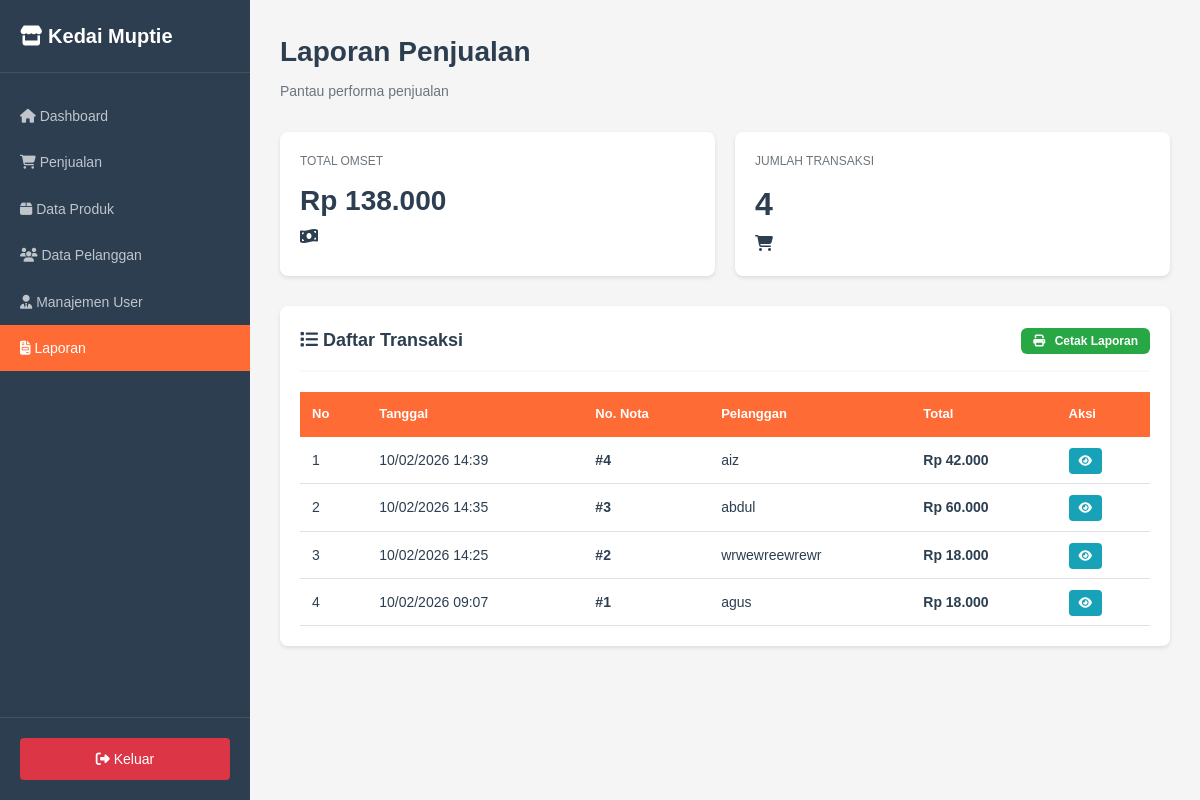
The app's page /kedaimupti/admin/laporan/index.php (signed in) with its own data.
### tables this page shows
CREATE TABLE `penjualan` (
  `PenjualanID` int(11) NOT NULL,
  `TanggalPenjualan` datetime NOT NULL DEFAULT current_timestamp(),
  `TotalHarga` decimal(10,2) NOT NULL,
  `PelangganID` int(11) NOT NULL
);

CREATE TABLE `pelanggan` (
  `PelangganID` int(11) NOT NULL,
  `NamaPelanggan` varchar(255) NOT NULL,
  `Alamat` text NOT NULL,
  `NomorTelepon` varchar(15) NOT NULL
);

### kedaimupti/includes/functions.php (called while the page is built, shortened)
<?php
function formatRupiah($angka) {
    return "Rp " . number_format($angka, 0, ',', '.');
}
?>

### kedaimupti/admin/laporan/index.php (the view, shortened to what this page needs)
<?php
require_once '../../config/database.php';
require_once '../../includes/functions.php';
$dari_tanggal = isset($_GET['dari']) ? $_GET['dari'] : date('Y-m-01');
$sampai_tanggal = isset($_GET['sampai']) ? $_GET['sampai'] : date('Y-m-d');
$laporan = mysqli_query($conn,
    "SELECT p.*, pel.NamaPelanggan
     FROM penjualan p
     LEFT JOIN pelanggan pel ON p.PelangganID = pel.PelangganID
     WHERE DATE(p.TanggalPenjualan) BETWEEN '$dari_tanggal' AND '$sampai_tanggal'
     ORDER BY p.TanggalPenjualan DESC");
$total_omset = mysqli_fetch_assoc(mysqli_query($conn,
    "SELECT SUM(TotalHarga) as total FROM penjualan
     WHERE DATE(TanggalPenjualan) BETWEEN '$dari_tanggal' AND '$sampai_tanggal'"))['total'] ?? 0;
$jumlah_transaksi = mysqli_num_rows($laporan);
?>
<!DOCTYPE html>
<html lang="id">
<head>
    <link rel="stylesheet" href="../../assets/css/style.css">
    <link rel="stylesheet" href="https://cdnjs.cloudflare.com/ajax/libs/font-awesome/6.4.0/css/all.min.css">
</head>
<body>
    <div class="dashboard-wrapper">
        <aside class="sidebar">
            <div class="sidebar-header">
                <div class="sidebar-brand">
                    <i class="fas fa-store"></i>
                    <span>Kedai Muptie</span>
                </div>
            </div>
            <nav class="sidebar-menu">
                <a href="/kedaimupti/admin/dashboard/" class="menu-item">
                    <i class="fas fa-home"></i>
                    <span>Dashboard</span>
                </a>
                <a href="/kedaimupti/admin/penjualan/" class="menu-item">
                    <i class="fas fa-shopping-cart"></i>
                    <span>Penjualan</span>
                </a>
                <a href="/kedaimupti/admin/produk/" class="menu-item">
                    <i class="fas fa-box"></i>
                    <span>Data Produk</span>
                </a>
                <a href="/kedaimupti/admin/pelanggan/" class="menu-item">
                    <i class="fas fa-users"></i>
                    <span>Data Pelanggan</span>
                </a>
                <a href="/kedaimupti/admin/petugas/" class="menu-item">
                    <i class="fas fa-user-tie"></i>
                    <span>Manajemen User</span>
                </a>
                <a href="/kedaimupti/admin/laporan/" class="menu-item active">
                    <i class="fas fa-file-invoice"></i>
                    <span>Laporan</span>
                </a>
            </nav>
            <div class="sidebar-footer">
                <a href="/kedaimupti/auth/logout.php" class="logout-btn">
                    <i class="fas fa-sign-out-alt"></i>
                    <span>Keluar</span>
                </a>
            </div>
        </aside>
        <main class="main-content">
            <div class="content-header">
                <h1 class="page-title">Laporan Penjualan</h1>
                <p class="page-subtitle">Pantau performa penjualan</p>
            </div>
            <div class="stats-grid">
                <div class="stat-card">
                    <div class="stat-card-header">
                        <div>
                            <div class="stat-label">Total Omset</div>
                            <div class="stat-value" style="font-size: 28px;">
                                <?= formatRupiah($total_omset) ?>
                            </div>
                        </div>
                        <div class="stat-card-icon green">
                            <i class="fas fa-money-bill-wave"></i>
                        </div>
                    </div>
                </div>
                <div class="stat-card">
                    <div class="stat-card-header">
                        <div>
                            <div class="stat-label">Jumlah Transaksi</div>
                            <div class="stat-value"><?= $jumlah_transaksi ?></div>
                        </div>
                        <div class="stat-card-icon blue">
                            <i class="fas fa-shopping-cart"></i>
                        </div>
                    </div>
                </div>
            </div>
            <div class="content-card">
                <div class="card-header">
                    <h3 class="card-title">
                        <i class="fas fa-list"></i>
                        Daftar Transaksi
                    </h3>
                    <button onclick="window.print()" class="btn btn-success btn-sm">
                        <i class="fas fa-print"></i> Cetak Laporan
                    </button>
                </div>
                <div class="table-responsive">
                    <table>
                        <thead>
                            <tr>
                                <th>No</th>
                                <th>Tanggal</th>
                                <th>No. Nota</th>
                                <th>Pelanggan</th>
                                <th>Total</th>
                                <th>Aksi</th>
                            </tr>
                        </thead>
                        <tbody>
                            <?php
                            $no = 1;
                            while ($row = mysqli_fetch_assoc($laporan)):
                            ?>
                            <tr>
                                <td><?= $no++ ?></td>
                                <td><?= date('d/m/Y H:i', strtotime($row['TanggalPenjualan'])) ?></td>
                                <td><strong>#<?= $row['PenjualanID'] ?></strong></td>
                                <td><?= $row['NamaPelanggan'] ?? 'Umum' ?></td>
                                <td><strong><?= formatRupiah($row['TotalHarga']) ?></strong></td>
                                <td>
                                    <a href="/kedaimupti/admin/penjualan/detail.php?id=<?= $row['PenjualanID'] ?>"
                                       class="btn-icon btn-info">
                                        <i class="fas fa-eye"></i>
                                    </a>
                                </td>
                            </tr>
                            <?php endwhile; ?>
                        </tbody>
                    </table>
                </div>
            </div>
        </main>
    </div>
</body>
</html>

### kedaimupti/assets/css/style.css (style rules this page uses)
* { margin: 0; padding: 0; box-sizing: border-box; }
:root { --primary: #ff6b35; --primary-dark: #e85a2a; --secondary: #28a745; --secondary-dark: #218838; --danger: #dc3545; --warning: #ffc107; --info: #17a2b8; --dark: #2c3e50; --light: #f8f9fa; --white: #ffffff; --gray: #6c757d; --border: #dee2e6; }
body { font-family: Arial, sans-serif; background: #f5f5f5; min-height: 100vh; color: var(--dark); line-height: 1.6; }
.btn { padding: 12px 20px; border: none; border-radius: 6px; font-size: 14px; font-weight: bold; cursor: pointer; font-family: inherit; text-decoration: none; display: inline-block; text-align: center; }
.btn i { margin-right: 6px; }
.btn-success { background: var(--secondary); color: var(--white); }
.btn-info { background: var(--info); color: var(--white); }
.btn-sm { padding: 8px 14px; font-size: 13px; }
.btn-icon { padding: 6px 10px; border-radius: 4px; border: none; cursor: pointer; font-size: 12px; color: white; }
.dashboard-wrapper { display: flex; min-height: 100vh; height: 100vh; }
.sidebar { width: 250px; background: var(--dark); color: white; position: fixed; height: 100vh; overflow-y: auto; }
.sidebar-header { padding: 20px; border-bottom: 1px solid rgba(255,255,255,0.1); }
.sidebar-brand { font-size: 20px; font-weight: bold; color: white; }
.sidebar-menu { padding: 20px 0; }
.menu-item { display: block; padding: 12px 20px; color: rgba(255,255,255,0.7); text-decoration: none; font-size: 14px; }
.menu-item.active { background: var(--primary); color: white; }
.sidebar-footer { position: absolute; bottom: 0; width: 100%; padding: 20px; border-top: 1px solid rgba(255,255,255,0.1); }
.logout-btn { display: block; padding: 10px; background: var(--danger); color: white; text-align: center; text-decoration: none; border-radius: 4px; font-size: 14px; }
.main-content { margin-left: 250px; flex: 1; padding: 30px; background: #f5f5f5; min-height: 100vh; }
.content-header { margin-bottom: 30px; }
.page-title { font-size: 28px; color: var(--dark); margin-bottom: 5px; }
.page-subtitle { color: var(--gray); font-size: 14px; }
.stats-grid { display: grid; grid-template-columns: repeat(auto-fit, minmax(200px, 1fr)); gap: 20px; margin-bottom: 30px; }
.stat-card { background: white; padding: 20px; border-radius: 8px; box-shadow: 0 2px 4px rgba(0,0,0,0.1); }
.stat-label { font-size: 12px; color: var(--gray); text-transform: uppercase; margin-bottom: 8px; }
.stat-value { font-size: 32px; font-weight: bold; color: var(--dark); }
.content-card { background: white; border-radius: 8px; padding: 20px; box-shadow: 0 2px 4px rgba(0,0,0,0.1); margin-bottom: 20px; }
.card-header { display: flex; justify-content: space-between; align-items: center; margin-bottom: 20px; padding-bottom: 15px; border-bottom: 2px solid var(--light); }
.card-title { font-size: 18px; font-weight: bold; color: var(--dark); }
.card-header .btn { width: auto; padding: 6px 12px; font-size: 12px; }
.table-responsive { overflow-x: auto; }
table { width: 100%; border-collapse: collapse; }
thead { background: var(--primary); color: white; }
thead th { padding: 12px; text-align: left; font-size: 13px; font-weight: bold; }
tbody tr { border-bottom: 1px solid var(--border); }
tbody td { padding: 12px; font-size: 14px; }

### records on screen
penjualan: TanggalPenjualan "10/02/2026 14:39", PenjualanID "4", PelangganID.NamaPelanggan "aiz", TotalHarga "Rp 42.000"
penjualan: TanggalPenjualan "10/02/2026 14:35", PenjualanID "3", PelangganID.NamaPelanggan "abdul", TotalHarga "Rp 60.000"
penjualan: TanggalPenjualan "10/02/2026 14:25", PenjualanID "2", PelangganID.NamaPelanggan "wrwewreewrewr", TotalHarga "Rp 18.000"
penjualan: TanggalPenjualan "10/02/2026 09:07", PenjualanID "1", PelangganID.NamaPelanggan "agus", TotalHarga "Rp 18.000"

### other values on screen
formatRupiah($total_omset) "Rp 138.000"
$jumlah_transaksi "4"
